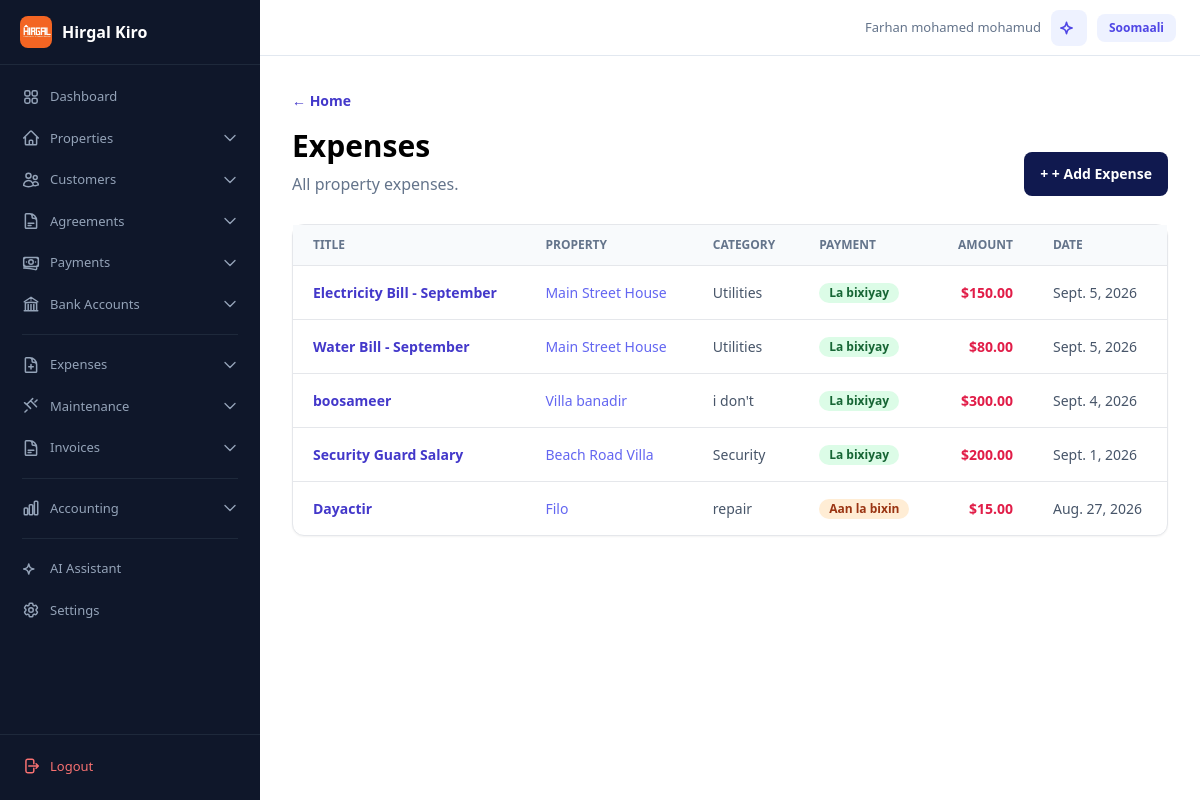
/kharashka/ (signed in), run on the app's committed database.
### accounts/models.py (models this page shows, shortened)
class User(AbstractBaseUser, PermissionsMixin):
    username = models.CharField(max_length=50, unique=True)
    phone_number = models.CharField(max_length=20, unique=True)
    full_name = models.CharField("Magaca oo buuxa", max_length=150)
    managed_account = models.ForeignKey(
        "self",
        on_delete=models.SET_NULL,
        null=True,
        blank=True,
        related_name="managed_users",
        verbose_name="Sii gelitaanka akoonka (Managed Account)",
        help_text="Dooro akoonka uu isticmaalahani maamulayo xogtiisa (Tusaale: Farxaan)."
    )
    is_active = models.BooleanField(default=True)
    is_approved = models.BooleanField("La ansixiyay", default=False)
    is_staff = models.BooleanField(default=False)
    date_joined = models.DateTimeField(auto_now_add=True)
    objects = UserManager()
    USERNAME_FIELD = "username"
    REQUIRED_FIELDS = ["phone_number", "full_name"]
    def get_data_owner(self):
        return self.managed_account if self.managed_account_id else self

### finance/models.py (models this page shows, shortened)
class GeneralExpense(models.Model):
    PAYMENT_STATUSES = [("unpaid", "Aan la bixin"), ("paid", "La bixiyay")]
    property = models.ForeignKey(Property, on_delete=models.CASCADE, related_name="general_expenses")
    title = models.CharField(max_length=150)
    category = models.CharField(max_length=50)
    amount = models.DecimalField(max_digits=10, decimal_places=2)
    expense_account = models.ForeignKey("accounting.Account", on_delete=models.SET_NULL, null=True, blank=True, related_name="general_expenses", limit_choices_to={"category": "expense"})
    bank_account = models.ForeignKey(BankAccount, on_delete=models.SET_NULL, null=True, blank=True, related_name="general_expenses")
    payment_status = models.CharField(max_length=10, choices=PAYMENT_STATUSES, default="unpaid")
    journal_entry = models.OneToOneField("accounting.JournalEntry", on_delete=models.SET_NULL, null=True, blank=True, related_name="general_expense_source")
    expense_date = models.DateField()
    notes = models.TextField(blank=True)

### properties/models.py (models this page shows, shortened)
class Property(models.Model):
    PROPERTY_TYPES = [("home", "Guri"), ("apartment", "Apartment"), ("commercial", "Ganacsi"), ("mixed", "Isku-dhafan")]
    RESIDENTIAL_STRUCTURES = [("villa", "Filo"), ("multi_floor", "Guri dabaq")]
    owner = models.ForeignKey(settings.AUTH_USER_MODEL, on_delete=models.CASCADE, related_name="properties")
    name = models.CharField("Magaca hantida", max_length=150)
    property_type = models.CharField(max_length=20, choices=PROPERTY_TYPES, default="home")
    residential_structure = models.CharField(max_length=20, choices=RESIDENTIAL_STRUCTURES, default="villa")
    location = models.CharField(max_length=200)
    total_rentable_spaces = models.PositiveIntegerField(default=1)
    cover_image = models.ImageField(upload_to="property_covers/", null=True, blank=True)
    description = models.TextField(blank=True)
    created_at = models.DateTimeField(auto_now_add=True)
    updated_at = models.DateTimeField(auto_now=True)

### web/views.py (the view)
# urls.py: path("kharashka/", GeneralExpenseListView.as_view(), name="web-expense-list"),
class GeneralExpenseListView(HomeView):
    template_name = "web/expense_list.html"
    def get_context_data(self, **kwargs):
        context = super().get_context_data(**kwargs)
        context["expenses"] = GeneralExpense.objects.filter(
            property__owner=self.request.user.get_data_owner()
        ).select_related("property", "expense_account").order_by("-expense_date")
        return context

### web/context_processors.py (called while the page is built)
def language_context(request):
    lang = request.GET.get("lang") or request.session.get("language", "en")
    if lang not in ("en", "so"):
        lang = "en"
    request.session["language"] = lang
    return {"current_language": lang}

### web/templatetags/i18n_tags.py (called while the page is built)
@register.simple_tag(takes_context=True)
def t(context, key):
    lang = context.get("current_language", "en")
    return get_translation(lang, key)

@register.simple_tag(takes_context=True)
def other_lang(context):
    current = context.get("current_language", "en")
    return "so" if current == "en" else "en"

@register.simple_tag(takes_context=True)
def other_lang_name(context):
    current = context.get("current_language", "en")
    return "Soomaali" if current == "en" else "English"

### web/translations.py (called while the page is built)
def get_translation(lang, key):
    if lang not in TRANSLATIONS:
        lang = "en"
    return TRANSLATIONS[lang].get(key, TRANSLATIONS["en"].get(key, key))

### templates/web/expense_list.html (shortened to what this page needs)
{% extends "base.html" %}
{% load i18n_tags %}
{% block content %}
<section class="mb-7 flex items-end justify-between">
  <div>
    <a class="text-sm font-semibold text-indigo-700" href="{% url 'home' %}">← {% t 'home' %}</a>
    <h1 class="mt-4 text-3xl font-bold">{% t 'expenses' %}</h1>
    <p class="mt-2 text-slate-500">All property expenses.</p>
  </div>
  <a class="rounded-lg bg-ink px-4 py-3 text-sm font-bold text-white" href="{% url 'web-expense-create' %}">+ {% t 'add_expense' %}</a>
</section>
{% if expenses %}
<section class="rounded-xl border bg-white shadow-sm">
  <div class="overflow-x-auto">
    <table class="w-full text-left text-sm">
      <thead class="border-b bg-slate-50 text-xs font-semibold uppercase text-slate-500">
        <tr>
          <th class="px-5 py-3">Title</th>
          <th class="px-5 py-3">Property</th>
          <th class="px-5 py-3">Category</th>
          <th class="px-5 py-3">Payment</th>
          <th class="px-5 py-3 text-right">Amount</th>
          <th class="px-5 py-3">Date</th>
        </tr>
      </thead>
      <tbody class="divide-y">
        {% for expense in expenses %}
        <tr class="hover:bg-slate-50">
          <td class="px-5 py-4 font-semibold text-ink">
            <a href="{% url 'web-expense-detail' expense.pk %}" class="text-indigo-700 hover:underline">{{ expense.title }}</a>
          </td>
          <td class="px-5 py-4">
            <a href="{% url 'web-property-detail' expense.property.pk %}" class="text-indigo-500 hover:underline">{{ expense.property.name }}</a>
          </td>
          <td class="px-5 py-4 text-slate-600">{{ expense.category }}</td>
          <td class="px-5 py-4">
            {% if expense.payment_status == 'paid' %}
              <span class="inline-flex items-center rounded-full bg-green-100 px-2.5 py-0.5 text-xs font-semibold text-green-800">La bixiyay</span>
            {% else %}
              <span class="inline-flex items-center rounded-full bg-orange-100 px-2.5 py-0.5 text-xs font-semibold text-orange-800">Aan la bixin</span>
            {% endif %}
          </td>
          <td class="px-5 py-4 text-right font-semibold text-rose-600">${{ expense.amount }}</td>
          <td class="px-5 py-4 text-slate-600">{{ expense.expense_date }}</td>
        </tr>
        {% endfor %}
      </tbody>
    </table>
  </div>
</section>
{% else %}
<div class="rounded-xl border border-dashed bg-white p-10 text-center">
  <p class="font-semibold text-slate-700">No expenses yet.</p>
  <p class="mt-2 text-sm text-slate-500">Record an expense for your property.</p>
</div>
{% endif %}
{% endblock %}

### templates/base.html (shortened to what this page needs)
{% load static i18n_tags %}
<!doctype html>
<html lang="{{ current_language }}">
<head>
    <script src="https://cdn.tailwindcss.com"></script>
</head>
<body>
    <div class="app-layout">
        {% if user.is_authenticated %}
        {% include "includes/sidebar.html" %}
        {% endif %}
        <div class="main-content"{% if not user.is_authenticated %} style="margin-left: 0"{% endif %}>
            {% if user.is_authenticated %}
            <div class="topbar no-print">
                <div class="topbar-right">
                    <span class="topbar-user">{{ request.user.full_name|default:request.user.username }}</span>
                    <a href="{% url 'web-chatbot' %}" class="rounded-lg bg-indigo-50 p-2 text-indigo-600 hover:bg-indigo-100" title="AI Assistant">
                    </a>
                    <a href="?lang={% other_lang %}" class="rounded-lg bg-indigo-50 px-3 py-1.5 text-xs font-semibold text-indigo-600 hover:bg-indigo-100">{% other_lang_name %}</a>
                </div>
            </div>
            {% endif %}
            <div class="p-4 md:p-6 lg:p-8">{% block content %}{% endblock %}</div>
        </div>
    </div>
</body>
</html>

### templates/base.html (style rules this page uses)
.app-layout { display: flex; min-height: 100vh; }
.main-content { flex: 1; margin-left: 260px; min-height: 100vh; }
.topbar { display: flex; align-items: center; justify-content: space-between; height: 56px; padding: 0 24px; background: white; border-bottom: 1px solid #e2e8f0; position: sticky; top: 0; z-index: 30; }
.topbar-right { display: flex; align-items: center; gap: 10px; }
.topbar-user { font-size: 13px; color: #64748b; font-weight: 500; }

### data on the page
User: user.full_name "Farhan mohamed mohamud"
GeneralExpense: title "Electricity Bill - September", property.name "Main Street House", category "Utilities", payment_status "La bixiyay", amount "150.00", expense_date "Sept. 5, 2026"
GeneralExpense: title "Water Bill - September", property.name "Main Street House", category "Utilities", payment_status "La bixiyay", amount "80.00", expense_date "Sept. 5, 2026"
GeneralExpense: title "boosameer", property.name "Villa banadir", category "i don't", payment_status "La bixiyay", amount "300.00", expense_date "Sept. 4, 2026"
GeneralExpense: title "Security Guard Salary", property.name "Beach Road Villa", category "Security", payment_status "La bixiyay", amount "200.00", expense_date "Sept. 1, 2026"
GeneralExpense: title "Dayactir", property.name "Filo", category "repair", payment_status "Aan la bixin", amount "15.00", expense_date "Aug. 27, 2026"
